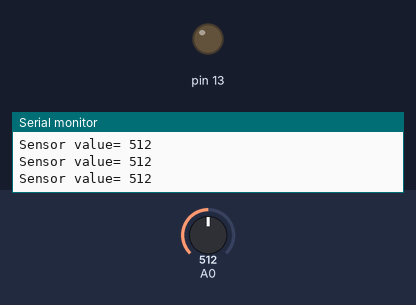
Bench run of a sketch on a simulated Arduino Uno, built with avr-gcc and run on an emulated ATmega328P. On the bench: output pins drawn as LEDs (lit = HIGH), the last lines printed to the serial monitor. Inputs (shaded band) come from the test bench; at power-on: A0 = 512.

Above: at 1.2 s.
1.3 s: A0 set to 417
2.8 s: A0 set to 387
At 3.3 s:
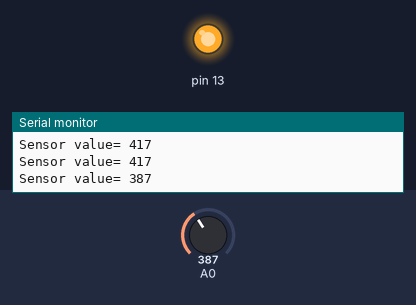
4.5 s: A0 set to 410
At 5.7 s:
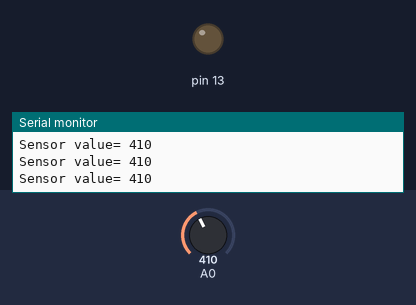
6.0 s: A0 set to 390
At 7.0 s:
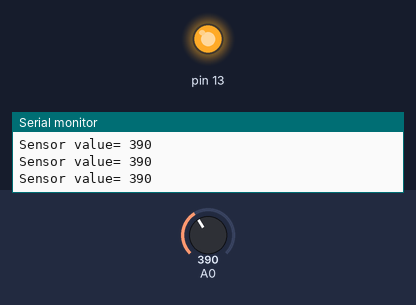
Timing chart, 0 to 8.5 s (numbered marks = the images above; inputs shaded):
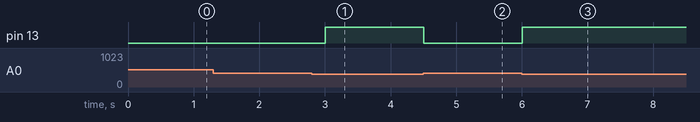

Measured:
- the behaviour switches between 400 and 399 on A0 (found by bisection; images 0 and 1)
- after the input at 2.8 s, pin 13: LOW → HIGH after 0.20 s
- after the input at 4.5 s, pin 13: HIGH → LOW at once
- after the input at 6.0 s, pin 13: LOW → HIGH at once

The sketch:

photocell-nightLamp.ino
```cpp
int sensor;
void setup() {
  Serial.begin(9600);
  pinMode(13,OUTPUT);
}

void loop() {
  sensor = analogRead(A0);
  Serial.print("Sensor value= ");
  Serial.println(sensor);
  if(sensor < 400)
    digitalWrite(13,HIGH);
  else
    digitalWrite(13,LOW);
  delay(300);
}
```
